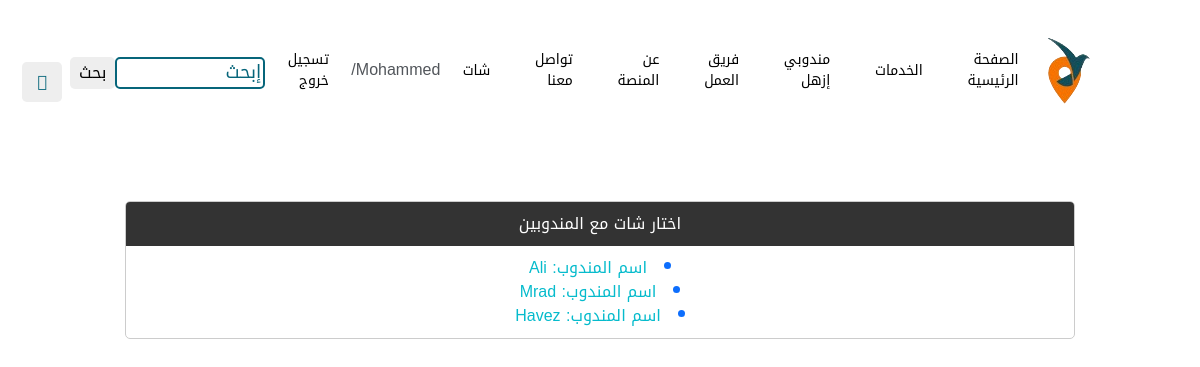
Screenshot of /chat.php (signed in) with the database file from the repository.
### tables this page shows
CREATE TABLE `gasoline` (
  `id` int(11) NOT NULL,
  `Order_Namber` int(11) DEFAULT NULL,
  `type_sevices` varchar(50) NOT NULL,
  `location` varchar(50) NOT NULL,
  `Quantity` int(11) DEFAULT NULL,
  `Order_Date` date DEFAULT NULL,
  `Order_Time` time DEFAULT NULL,
  `price` int(11) NOT NULL,
  `VAT` int(11) DEFAULT NULL,
  `delivery_agent_id` int(11) NOT NULL,
  `beneficiary_id` int(11) NOT NULL,
  `type_s` enum('1','2','3','4','5') NOT NULL,
  `status` enum('pending','confirmed','processing','delivered','cancel') NOT NULL
);

CREATE TABLE `delivery_agent` (
  `ID_Number` int(11) NOT NULL,
  `Fname` varchar(255) DEFAULT NULL,
  `Lname` varchar(255) DEFAULT NULL,
  `Email` varchar(255) DEFAULT NULL,
  `photo` varchar(250) DEFAULT NULL,
  `notes` text DEFAULT NULL,
  `date_barth` date DEFAULT NULL,
  `area` varchar(50) DEFAULT NULL,
  `phone` varchar(50) DEFAULT NULL,
  `ac_f` varchar(250) DEFAULT NULL,
  `ac_tw` varchar(250) DEFAULT NULL,
  `ac_li` varchar(255) DEFAULT NULL,
  `ac_in` varchar(250) DEFAULT NULL,
  `Password` varchar(255) DEFAULT NULL,
  `Register_Type` varchar(255) NOT NULL,
  `Availability` enum('1','2','3','4','5') DEFAULT NULL
);

CREATE TABLE `parcel` (
  `id` int(11) NOT NULL,
  `Parcel_Type` varchar(255) DEFAULT NULL,
  `address` varchar(255) NOT NULL,
  `state` enum('pending','confirmed','processing','delivered','cancel') DEFAULT NULL,
  `Track_Number` bigint(20) DEFAULT NULL,
  `Cost` int(11) NOT NULL,
  `Select_Details` varchar(255) DEFAULT NULL,
  `delivery_agent_id` int(11) NOT NULL,
  `beneficiary_id` int(11) DEFAULT NULL,
  `Order_Date` date DEFAULT NULL,
  `Order_Time` time DEFAULT NULL,
  `type_s` int(11) DEFAULT NULL
);

### chat.php (the view, shortened to what this page needs)
<?php
if(!isset($_SESSION['uid'])){
    header('location:login.php');
    exit();
}else{
    include "db_conn.php";
    include 'master.php';
    if (isset($_SESSION['bene_id'])){
        $id = $_SESSION['bene_id'];
        $stmt_gasoline = $conn->prepare("SELECT g.*, da.* FROM `gasoline` g
               INNER JOIN `delivery_agent` da ON g.delivery_agent_id = da.ID_Number
               WHERE g.beneficiary_id=:bene_id GROUP BY g.delivery_agent_id");
        $stmt_gasoline->execute(['bene_id' => $id]);
        $results_gasoline = $stmt_gasoline->fetchAll(PDO::FETCH_ASSOC);
        $stmt_parcel = $conn->prepare("SELECT p.*, da.* FROM `parcel` p
               INNER JOIN `delivery_agent` da ON p.delivery_agent_id = da.ID_Number
               WHERE p.beneficiary_id=:bene_id GROUP BY p.delivery_agent_id");
        $stmt_parcel->execute(['bene_id' => $id]);
        $results_parcel = $stmt_parcel->fetchAll(PDO::FETCH_ASSOC);
        $results = array_merge($results_gasoline, $results_parcel);
    }
    ?>
<!DOCTYPE html>
<html lang="en">
<head>
</head>
<body>
<div style="display: flex;">
    <div style="flex: 1;" class="chat-container">
        <div class="chat-header">
            <?php
            if (isset($_SESSION['delivery_dashboard'])){
                echo "اختار شات مع العملاء";
            } else {
                echo "اختار شات مع المندوبين ";
            }
            ?>
        </div>
        <div style="text-align: center;padding: 10px">
            <?php
            if (isset($_SESSION['bene_id'])){
                if ($results) {
                    foreach ($results as $row) {
                        echo "<li style='color: #0d6efd'><a href='chat_m.php?delivery_agent_id=" . $row['ID_Number'] . "'>اسم المندوب: " . $row['Fname'] . "</a></li>";
                    }
                }
    }
            else{
                if ($all_customers) {
                    foreach ($all_customers as $row2) {
                        echo "<li style='color: #0d6efd'><a href='chat_m.php?beneficiary_id=" . $row2['ID_Number'] . "'>اسم العميل: " . $row2['Fname'] . "</a></li>";
                    }
                }
    }
            ?>
        </div>
    </div>
</div>
</body>
</html>
<?php
}

### style.css (style rules this page uses)
:root { --primary: #F57300; --secondary: #34AD54; --light: #EEF9FF; --dark: #06657A; }
::placeholder { color: #06657A; font-size: 18px; font-weight: 500; }

### css/style.css (style rules this page uses)
:root { --primary: #F57300; --secondary: #34AD54; --light: #EEF9FF; --dark: #06657A; --orange: #F57300 --box-shadow:0 .5rem 1rem rgba(0, 0, 0, .1); --border: .2rem solid rgba(0, 0, 0, .1); --outline: .1rem solid rgba(0, 0, 0, .1); --outline-hover: .2rem solid var(--black); }
* { font-family: "Noto Kufi Arabic", sans-serif; margin: 0; padding: 0; box-sizing: border-box; outline: none; border: none; text-decoration: none; text-transform: capitalize; transition: all .2s linear; text-transform: capitalize; }

### round-trip-page_files/style.css (style rules this page uses)
* { padding: 0; margin: 0; box-sizing: border-box; font-family: "Noto Kufi Arabic", sans-serif !important; }
:root { --primary: #F57300; --secondary: #34AD54; --light: #EEF9FF; --dark: #06657A; --main-color: #06657a; }
html { scroll-behavior: smooth; }
body { font-family: "Heebo",sans-serif; }

### Add the trip_files/style.css (style rules this page uses)
* { padding: 0; margin: 0; box-sizing: border-box; font-family: "Noto Kufi Arabic", sans-serif !important; }
:root { --primary: #F57300; --secondary: #34AD54; --light: #EEF9FF; --dark: #06657A; --main-color: #06657a; }
html { scroll-behavior: smooth; }
body { font-family: "Heebo",sans-serif; }

### detail of the trip page_files/style.css (style rules this page uses)
* { font-family: "Noto Kufi Arabic", sans-serif !important; }

### chat.php (style rules this page uses)
.chat-container { margin: 201px auto; max-width: 950px; border: 1px solid #ccc; border-radius: 5px; overflow: hidden; }
.chat-header { background-color: #333; color: #fff; padding: 10px; text-align: center; }

### rows the page displays
gasoline: delivery_agent.Fname "Ali"
parcel: delivery_agent.Fname "Mrad"
parcel: delivery_agent.Fname "Havez"

### other values shown
$_SESSION['uname'] "Mohammed"
